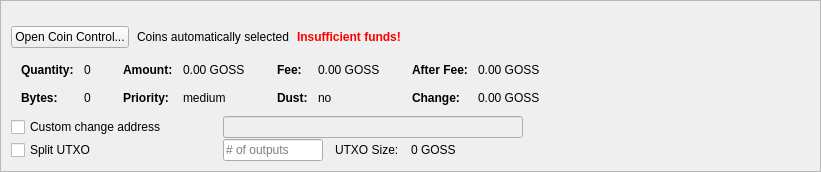
         <widget class="QFrame" name="frameCoinControl">
          <property name="sizePolicy">
           <sizepolicy hsizetype="Expanding" vsizetype="Expanding">
            <horstretch>0</horstretch>
            <verstretch>0</verstretch>
           </sizepolicy>
          </property>
          <property name="maximumSize">
           <size>
            <width>16777215</width>
            <height>16777215</height>
           </size>
          </property>
          <property name="frameShape">
           <enum>QFrame::StyledPanel</enum>
          </property>
          <property name="frameShadow">
           <enum>QFrame::Sunken</enum>
          </property>
          <layout class="QVBoxLayout" name="verticalLayoutCoinControl2">
           <property name="spacing">
            <number>0</number>
           </property>
           <property name="leftMargin">
            <number>0</number>
           </property>
           <property name="topMargin">
            <number>0</number>
           </property>
           <property name="rightMargin">
            <number>0</number>
           </property>
           <property name="bottomMargin">
            <number>0</number>
           </property>
           <item>
            <widget class="QFrame" name="frameCoinControl_BG">
             <layout class="QVBoxLayout" name="verticalLayoutCoinControl" stretch="0,0,0,0,0,0">
              <property name="spacing">
               <number>1</number>
              </property>
              <property name="leftMargin">
               <number>10</number>
              </property>
              <property name="topMargin">
               <number>10</number>
              </property>
              <item>
               <layout class="QHBoxLayout" name="horizontalLayoutCoinControl1">
                <property name="bottomMargin">
                 <number>15</number>
                </property>
                <item>
                 <layout class="QVBoxLayout" name="verticalLayout_3">
                  <property name="spacing">
                   <number>6</number>
                  </property>
                 </layout>
                </item>
               </layout>
              </item>
              <item>
               <layout class="QHBoxLayout" name="horizontalLayoutCoinControl2" stretch="0,0,0,0">
                <property name="spacing">
                 <number>8</number>
                </property>
                <property name="bottomMargin">
                 <number>10</number>
                </property>
                <item>
                 <widget class="QPushButton" name="pushButtonCoinControl">
                  <property name="sizePolicy">
                   <sizepolicy hsizetype="Minimum" vsizetype="Fixed">
                    <horstretch>0</horstretch>
                    <verstretch>0</verstretch>
                   </sizepolicy>
                  </property>
                  <property name="styleSheet">
                   <string notr="true"/>
                  </property>
                  <property name="text">
                   <string>Open Coin Control...</string>
                  </property>
                  <property name="autoDefault">
                   <bool>false</bool>
                  </property>
                 </widget>
                </item>
                <item>
                 <widget class="QLabel" name="labelCoinControlAutomaticallySelected">
                  <property name="text">
                   <string>Coins automatically selected</string>
                  </property>
                  <property name="margin">
                   <number>5</number>
                  </property>
                 </widget>
                </item>
                <item>
                 <widget class="QLabel" name="labelCoinControlInsuffFunds">
                  <property name="font">
                   <font>
                    <weight>75</weight>
                    <bold>true</bold>
                   </font>
                  </property>
                  <property name="styleSheet">
                   <string notr="true">color:red;font-weight:bold;</string>
                  </property>
                  <property name="text">
                   <string>Insufficient funds!</string>
                  </property>
                  <property name="margin">
                   <number>5</number>
                  </property>
                 </widget>
                </item>
                <item>
                 <spacer name="horizontalSpacerCoinControl">
                  <property name="orientation">
                   <enum>Qt::Horizontal</enum>
                  </property>
                  <property name="sizeHint" stdset="0">
                   <size>
                    <width>40</width>
                    <height>1</height>
                   </size>
                  </property>
                 </spacer>
                </item>
               </layout>
              </item>
              <item>
               <widget class="QWidget" name="widgetCoinControl" native="true">
                <property name="sizePolicy">
                 <sizepolicy hsizetype="Preferred" vsizetype="Preferred">
                  <horstretch>0</horstretch>
                  <verstretch>0</verstretch>
                 </sizepolicy>
                </property>
                <property name="minimumSize">
                 <size>
                  <width>0</width>
                  <height>0</height>
                 </size>
                </property>
                <property name="styleSheet">
                 <string notr="true"/>
                </property>
                <layout class="QHBoxLayout" name="horizontalLayoutCoinControl5">
                 <property name="leftMargin">
                  <number>0</number>
                 </property>
                 <property name="topMargin">
                  <number>0</number>
                 </property>
                 <property name="rightMargin">
                  <number>0</number>
                 </property>
                 <property name="bottomMargin">
                  <number>0</number>
                 </property>
                 <item>
                  <layout class="QHBoxLayout" name="horizontalLayoutCoinControl3" stretch="0,0,0,1">
                   <property name="spacing">
                    <number>20</number>
                   </property>
                   <property name="topMargin">
                    <number>0</number>
                   </property>
                   <property name="bottomMargin">
                    <number>10</number>
                   </property>
                   <item>
                    <layout class="QFormLayout" name="formLayoutCoinControl1">
                     <property name="horizontalSpacing">
                      <number>10</number>
                     </property>
                     <property name="verticalSpacing">
                      <number>14</number>
                     </property>
                     <property name="leftMargin">
                      <number>10</number>
                     </property>
                     <property name="topMargin">
                      <number>4</number>
                     </property>
                     <property name="rightMargin">
                      <number>6</number>
                     </property>
                     <item row="0" column="0">
                      <widget class="QLabel" name="labelCoinControlQuantityText">
                       <property name="font">
                        <font>
                         <weight>75</weight>
                         <bold>true</bold>
                        </font>
                       </property>
                       <property name="text">
                        <string>Quantity:</string>
                       </property>
                       <property name="margin">
                        <number>0</number>
                       </property>
                      </widget>
                     </item>
                     <item row="0" column="1">
                      <widget class="QLabel" name="labelCoinControlQuantity">
                       <property name="cursor">
                        <cursorShape>IBeamCursor</cursorShape>
                       </property>
                       <property name="contextMenuPolicy">
                        <enum>Qt::ActionsContextMenu</enum>
                       </property>
                       <property name="text">
                        <string notr="true">0</string>
                       </property>
                       <property name="margin">
                        <number>0</number>
                       </property>
                       <property name="textInteractionFlags">
                        <set>Qt::LinksAccessibleByMouse|Qt::TextSelectableByKeyboard|Qt::TextSelectableByMouse</set>
                       </property>
                      </widget>
                     </item>
                     <item row="1" column="0">
                      <widget class="QLabel" name="labelCoinControlBytesText">
                       <property name="font">
                        <font>
                         <weight>75</weight>
                         <bold>true</bold>
                        </font>
                       </property>
                       <property name="text">
                        <string>Bytes:</string>
                       </property>
                      </widget>
                     </item>
                     <item row="1" column="1">
                      <widget class="QLabel" name="labelCoinControlBytes">
                       <property name="cursor">
                        <cursorShape>IBeamCursor</cursorShape>
                       </property>
                       <property name="contextMenuPolicy">
                        <enum>Qt::ActionsContextMenu</enum>
                       </property>
                       <property name="text">
                        <string notr="true">0</string>
                       </property>
                       <property name="textInteractionFlags">
                        <set>Qt::LinksAccessibleByMouse|Qt::TextSelectableByKeyboard|Qt::TextSelectableByMouse</set>
                       </property>
                      </widget>
                     </item>
                    </layout>
                   </item>
                   <item>
                    <layout class="QFormLayout" name="formLayoutCoinControl2">
                     <property name="horizontalSpacing">
                      <number>10</number>
                     </property>
                     <property name="verticalSpacing">
                      <number>14</number>
                     </property>
                     <property name="leftMargin">
                      <number>6</number>
                     </property>
                     <property name="topMargin">
                      <number>4</number>
                     </property>
                     <property name="rightMargin">
                      <number>6</number>
                     </property>
                     <item row="0" column="0">
                      <widget class="QLabel" name="labelCoinControlAmountText">
                       <property name="font">
                        <font>
                         <weight>75</weight>
                         <bold>true</bold>
                        </font>
                       </property>
                       <property name="text">
                        <string>Amount:</string>
                       </property>
                       <property name="margin">
                        <number>0</number>
                       </property>
                      </widget>
                     </item>
                     <item row="0" column="1">
                      <widget class="QLabel" name="labelCoinControlAmount">
                       <property name="cursor">
                        <cursorShape>IBeamCursor</cursorShape>
                       </property>
                       <property name="contextMenuPolicy">
                        <enum>Qt::ActionsContextMenu</enum>
                       </property>
                       <property name="text">
                        <string notr="true">0.00 GOSS</string>
                       </property>
                       <property name="textInteractionFlags">
                        <set>Qt::LinksAccessibleByMouse|Qt::TextSelectableByKeyboard|Qt::TextSelectableByMouse</set>
                       </property>
                      </widget>
                     </item>
                     <item row="1" column="0">
                      <widget class="QLabel" name="labelCoinControlPriorityText">
                       <property name="font">
                        <font>
                         <weight>75</weight>
                         <bold>true</bold>
                        </font>
                       </property>
                       <property name="text">
                        <string>Priority:</string>
                       </property>
                      </widget>
                     </item>
                     <item row="1" column="1">
                      <widget class="QLabel" name="labelCoinControlPriority">
                       <property name="cursor">
                        <cursorShape>IBeamCursor</cursorShape>
                       </property>
                       <property name="contextMenuPolicy">
                        <enum>Qt::ActionsContextMenu</enum>
                       </property>
                       <property name="text">
                        <string>medium</string>
                       </property>
                       <property name="textInteractionFlags">
                        <set>Qt::LinksAccessibleByMouse|Qt::TextSelectableByKeyboard|Qt::TextSelectableByMouse</set>
                       </property>
                      </widget>
                     </item>
                    </layout>
                   </item>
                   <item>
                    <layout class="QFormLayout" name="formLayoutCoinControl3">
                     <property name="horizontalSpacing">
                      <number>10</number>
                     </property>
                     <property name="verticalSpacing">
                      <number>14</number>
                     </property>
                     <property name="leftMargin">
                      <number>6</number>
                     </property>
                     <property name="topMargin">
                      <number>4</number>
                     </property>
                     <property name="rightMargin">
                      <number>6</number>
                     </property>
                     <item row="0" column="0">
                      <widget class="QLabel" name="labelCoinControlFeeText">
                       <property name="font">
                        <font>
                         <weight>75</weight>
                         <bold>true</bold>
                        </font>
                       </property>
                       <property name="text">
                        <string>Fee:</string>
                       </property>
                       <property name="margin">
                        <number>0</number>
                       </property>
                      </widget>
                     </item>
                     <item row="0" column="1">
                      <widget class="QLabel" name="labelCoinControlFee">
                       <property name="cursor">
                        <cursorShape>IBeamCursor</cursorShape>
                       </property>
                       <property name="contextMenuPolicy">
                        <enum>Qt::ActionsContextMenu</enum>
                       </property>
                       <property name="text">
                        <string notr="true">0.00 GOSS</string>
                       </property>
                       <property name="textInteractionFlags">
                        <set>Qt::LinksAccessibleByMouse|Qt::TextSelectableByKeyboard|Qt::TextSelectableByMouse</set>
                       </property>
                      </widget>
                     </item>
                     <item row="1" column="0">
                      <widget class="QLabel" name="labelCoinControlLowOutputText">
                       <property name="font">
                        <font>
                         <weight>75</weight>
                         <bold>true</bold>
                        </font>
                       </property>
                       <property name="text">
                        <string>Dust:</string>
                       </property>
                      </widget>
                     </item>
                     <item row="1" column="1">
                      <widget class="QLabel" name="labelCoinControlLowOutput">
                       <property name="cursor">
                        <cursorShape>IBeamCursor</cursorShape>
                       </property>
                       <property name="contextMenuPolicy">
                        <enum>Qt::ActionsContextMenu</enum>
                       </property>
                       <property name="text">
                        <string>no</string>
                       </property>
                       <property name="textInteractionFlags">
                        <set>Qt::LinksAccessibleByMouse|Qt::TextSelectableByKeyboard|Qt::TextSelectableByMouse</set>
                       </property>
                      </widget>
                     </item>
                    </layout>
                   </item>
                   <item>
                    <layout class="QFormLayout" name="formLayoutCoinControl4">
                     <property name="horizontalSpacing">
                      <number>10</number>
                     </property>
                     <property name="verticalSpacing">
                      <number>14</number>
                     </property>
                     <property name="leftMargin">
                      <number>6</number>
                     </property>
                     <property name="topMargin">
                      <number>4</number>
                     </property>
                     <property name="rightMargin">
                      <number>6</number>
                     </property>
                     <item row="0" column="0">
                      <widget class="QLabel" name="labelCoinControlAfterFeeText">
                       <property name="font">
                        <font>
                         <weight>75</weight>
                         <bold>true</bold>
                        </font>
                       </property>
                       <property name="text">
                        <string>After Fee:</string>
                       </property>
                       <property name="margin">
                        <number>0</number>
                       </property>
                      </widget>
                     </item>
                     <item row="0" column="1">
                      <widget class="QLabel" name="labelCoinControlAfterFee">
                       <property name="cursor">
                        <cursorShape>IBeamCursor</cursorShape>
                       </property>
                       <property name="contextMenuPolicy">
                        <enum>Qt::ActionsContextMenu</enum>
                       </property>
                       <property name="text">
                        <string notr="true">0.00 GOSS</string>
                       </property>
                       <property name="textInteractionFlags">
                        <set>Qt::LinksAccessibleByMouse|Qt::TextSelectableByKeyboard|Qt::TextSelectableByMouse</set>
                       </property>
                      </widget>
                     </item>
                     <item row="1" column="0">
                      <widget class="QLabel" name="labelCoinControlChangeText">
                       <property name="font">
                        <font>
                         <weight>75</weight>
                         <bold>true</bold>
                        </font>
                       </property>
                       <property name="text">
                        <string>Change:</string>
                       </property>
                      </widget>
                     </item>
                     <item row="1" column="1">
                      <widget class="QLabel" name="labelCoinControlChange">
                       <property name="cursor">
                        <cursorShape>IBeamCursor</cursorShape>
                       </property>
                       <property name="contextMenuPolicy">
                        <enum>Qt::ActionsContextMenu</enum>
                       </property>
                       <property name="text">
                        <string notr="true">0.00 GOSS</string>
                       </property>
                       <property name="textInteractionFlags">
                        <set>Qt::LinksAccessibleByMouse|Qt::TextSelectableByKeyboard|Qt::TextSelectableByMouse</set>
                       </property>
                      </widget>
                     </item>
                    </layout>
                   </item>
                  </layout>
                 </item>
                </layout>
               </widget>
              </item>
              <item>
               <layout class="QHBoxLayout" name="horizontalLayoutCoinControl4">
                <property name="spacing">
                 <number>12</number>
                </property>
                <property name="sizeConstraint">
                 <enum>QLayout::SetDefaultConstraint</enum>
                </property>
                <property name="topMargin">
                 <number>0</number>
                </property>
                <property name="rightMargin">
                 <number>0</number>
                </property>
                <item>
                 <widget class="QCheckBox" name="checkBoxCoinControlChange">
                  <property name="sizePolicy">
                   <sizepolicy hsizetype="Preferred" vsizetype="Preferred">
                    <horstretch>0</horstretch>
                    <verstretch>0</verstretch>
                   </sizepolicy>
                  </property>
                  <property name="minimumSize">
                   <size>
                    <width>200</width>
                    <height>0</height>
                   </size>
                  </property>
                  <property name="maximumSize">
                   <size>
                    <width>200</width>
                    <height>16777215</height>
                   </size>
                  </property>
                  <property name="toolTip">
                   <string>If this is activated, but the change address is empty or invalid, change will be sent to a newly generated address.</string>
                  </property>
                  <property name="text">
                   <string>Custom change address</string>
                  </property>
                 </widget>
                </item>
                <item>
                 <widget class="QValidatedLineEdit" name="lineEditCoinControlChange">
                  <property name="enabled">
                   <bool>false</bool>
                  </property>
                  <property name="sizePolicy">
                   <sizepolicy hsizetype="Preferred" vsizetype="Preferred">
                    <horstretch>0</horstretch>
                    <verstretch>0</verstretch>
                   </sizepolicy>
                  </property>
                  <property name="minimumSize">
                   <size>
                    <width>300</width>
                    <height>0</height>
                   </size>
                  </property>
                 </widget>
                </item>
                <item>
                 <widget class="QLabel" name="labelCoinControlChangeLabel">
                  <property name="sizePolicy">
                   <sizepolicy hsizetype="Preferred" vsizetype="Preferred">
                    <horstretch>0</horstretch>
                    <verstretch>0</verstretch>
                   </sizepolicy>
                  </property>
                  <property name="minimumSize">
                   <size>
                    <width>100</width>
                    <height>0</height>
                   </size>
                  </property>
                  <property name="text">
                   <string/>
                  </property>
                  <property name="margin">
                   <number>3</number>
                  </property>
                 </widget>
                </item>
               </layout>
              </item>
              <item>
               <layout class="QHBoxLayout" name="horizontalLayoutCoinControl6">
                <property name="spacing">
                 <number>12</number>
                </property>
                <property name="rightMargin">
                 <number>0</number>
                </property>
                <item>
                 <widget class="QCheckBox" name="splitBlockCheckBox">
                  <property name="sizePolicy">
                   <sizepolicy hsizetype="Preferred" vsizetype="Preferred">
                    <horstretch>0</horstretch>
                    <verstretch>0</verstretch>
                   </sizepolicy>
                  </property>
                  <property name="minimumSize">
                   <size>
                    <width>200</width>
                    <height>0</height>
                   </size>
                  </property>
                  <property name="maximumSize">
                   <size>
                    <width>200</width>
                    <height>16777215</height>
                   </size>
                  </property>
                  <property name="text">
                   <string>Split UTXO</string>
                  </property>
                 </widget>
                </item>
                <item>
                 <widget class="QLineEdit" name="splitBlockLineEdit">
                  <property name="sizePolicy">
                   <sizepolicy hsizetype="Preferred" vsizetype="Preferred">
                    <horstretch>50</horstretch>
                    <verstretch>0</verstretch>
                   </sizepolicy>
                  </property>
                  <property name="minimumSize">
                   <size>
                    <width>100</width>
                    <height>0</height>
                   </size>
                  </property>
                  <property name="maximumSize">
                   <size>
                    <width>100</width>
                    <height>16777215</height>
                   </size>
                  </property>
                  <property name="placeholderText">
                   <string># of outputs</string>
                  </property>
                 </widget>
                </item>
                <item>
                 <widget class="QLabel" name="labelBlockSizeText">
                  <property name="text">
                   <string>UTXO Size:</string>
                  </property>
                 </widget>
                </item>
                <item>
                 <widget class="QLabel" name="labelBlockSize">
                  <property name="text">
                   <string>0 GOSS</string>
                  </property>
                 </widget>
                </item>
                <item>
                 <spacer name="horizontalSpacer_7">
                  <property name="orientation">
                   <enum>Qt::Horizontal</enum>
                  </property>
                  <property name="sizeHint" stdset="0">
                   <size>
                    <width>40</width>
                    <height>20</height>
                   </size>
                  </property>
                 </spacer>
                </item>
               </layout>
              </item>
              <item>
               <spacer name="verticalSpacerCoinControl">
                <property name="orientation">
                 <enum>Qt::Vertical</enum>
                </property>
                <property name="sizeHint" stdset="0">
                 <size>
                  <width>800</width>
                  <height>1</height>
                 </size>
                </property>
               </spacer>
              </item>
             </layout>
            </widget>
           </item>
          </layout>
         </widget>
